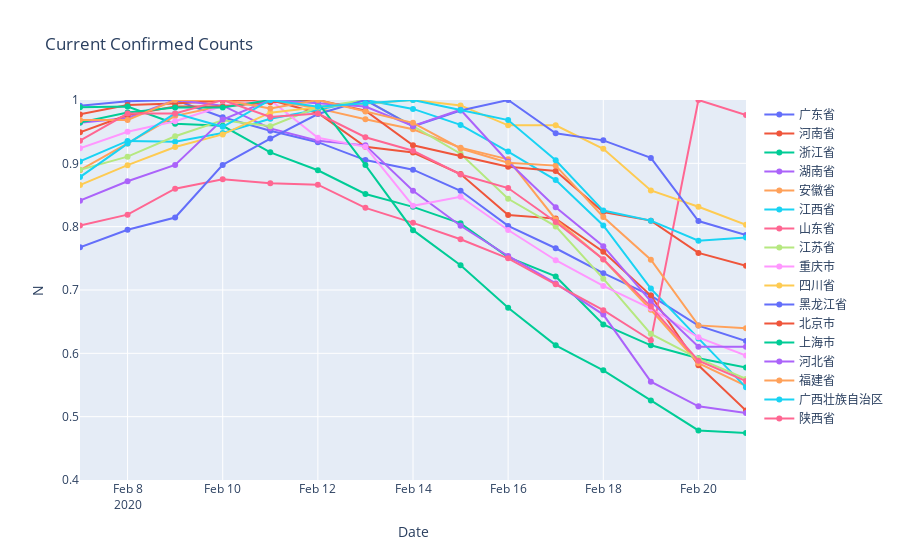

Notebook code cell kept with this figure:
### Code cell
fig = go.Figure()
for province in provinces:
    result = result_p[result_p['name'] == province]
    if 10000 > np.max(result.confirmedCount) > 200:
        fig.add_trace(
            go.Scatter(x=result.date,
                       y=(result.confirmedCount - result.curedCount -
                          result.deadCount) /
                       np.max(result.confirmedCount - result.curedCount -
                              result.deadCount),
                       mode='lines+markers',
                       name=province))
fig.update_layout(title="Current Confirmed Counts",
                  xaxis_title="Date",
                  yaxis_title="N")
fig.update_yaxes(range=[0.4, 1])
fig.update_xaxes(range=[result.date.iloc[-15], result.date.iloc[-1]])
fig.show()
